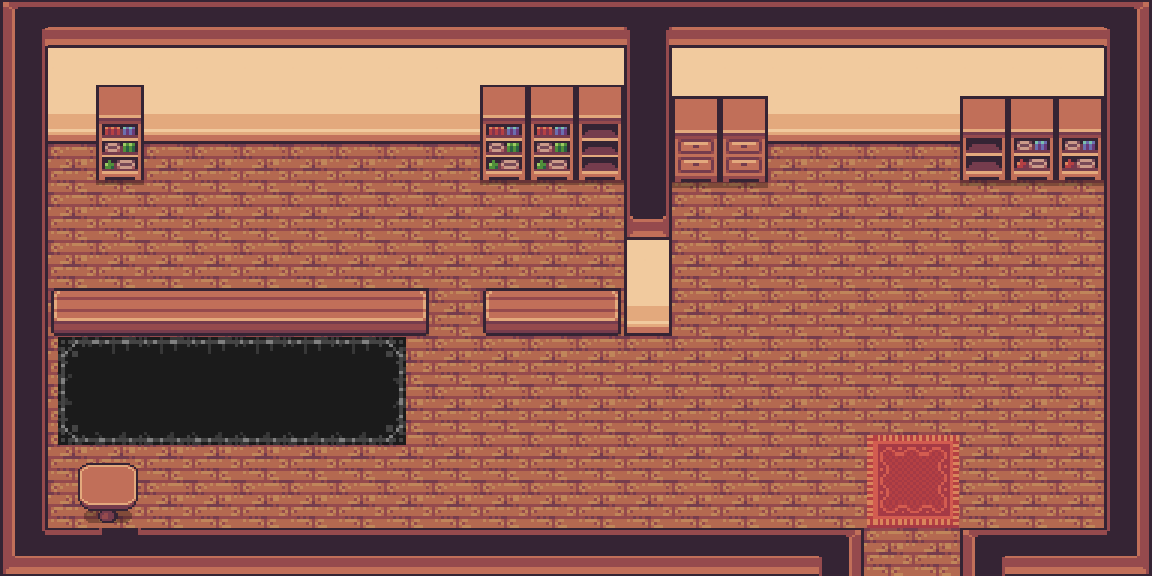

Below is a game level as drawn by its tile map, then a one-line description and the .tmx file that defines it, in full:
An orthogonal 24x12 tile map with 48x48 px tiles, 1 tile layer (Прошарок плиток 1), 2 tilesets and 22 objects.

<map version="1.10" tiledversion="1.11.2" orientation="orthogonal" renderorder="right-down" width="24" height="12" tilewidth="48" tileheight="48" infinite="0" nextlayerid="3" nextobjectid="31">
 <tileset firstgid="1" name="house" tilewidth="48" tileheight="48" tilecount="296" columns="8">
  <image source="house.png" width="384" height="1776" />
 </tileset>
 <tileset firstgid="297" name="object-shop" tilewidth="48" tileheight="48" tilecount="10" columns="10">
  <image source="object-shop.png" width="480" height="48" />
  <tile id="0">
   <properties>
    <property name="name" value="Chair" />
   </properties>
  </tile>
  <tile id="1">
   <properties>
    <property name="name" value="ShopFood" />
   </properties>
  </tile>
  <tile id="2">
   <properties>
    <property name="name" value="ShopArmor" />
   </properties>
  </tile>
  <tile id="3">
   <properties>
    <property name="name" value="ShopShield" />
   </properties>
  </tile>
  <tile id="4">
   <properties>
    <property name="name" value="ShopSword" />
   </properties>
  </tile>
  <tile id="5">
   <properties>
    <property name="name" value="ShopBow" />
   </properties>
  </tile>
  <tile id="6">
   <properties>
    <property name="name" value="ShopHeart" />
   </properties>
  </tile>
  <tile id="7">
   <properties>
    <property name="name" value="ShopArrow" />
   </properties>
  </tile>
  <tile id="8">
   <properties>
    <property name="id" value="default" />
    <property name="name" value="ShopObjects" />
   </properties>
  </tile>
  <tile id="9">
   <properties>
    <property name="id" value="default" />
    <property name="name" value="NPC" />
    <property name="text" value="Hello, World!" />
   </properties>
  </tile>
 </tileset>
 <layer id="1" name="Прошарок плиток 1" width="24" height="12">
  <data encoding="csv">
226,225,225,225,225,225,225,225,225,225,225,225,225,209,225,225,225,225,225,225,225,225,225,227,
234,37,206,37,37,37,37,37,37,37,206,206,207,210,37,37,37,37,37,37,37,37,37,235,
234,45,214,45,45,45,45,45,45,45,214,214,215,210,211,211,45,45,45,45,212,213,213,235,
234,217,222,217,217,217,217,217,217,217,222,222,223,210,219,219,216,216,217,217,220,221,221,235,
234,217,217,217,217,217,217,217,217,217,217,217,217,218,217,216,216,217,217,216,217,217,217,235,
234,217,217,217,217,217,217,217,217,217,217,217,217,193,216,217,217,217,217,217,217,217,217,235,
234,249,250,250,250,250,250,250,251,217,249,250,251,201,217,217,217,217,217,217,217,217,217,235,
234,244,245,245,245,245,245,245,246,217,217,217,217,217,217,217,217,217,217,217,217,217,217,235,
234,252,253,253,253,253,253,253,254,217,217,217,217,217,217,217,217,217,217,217,217,217,217,235,
234,230,231,261,261,261,261,261,262,217,217,217,217,217,217,217,217,217,228,229,217,217,217,235,
234,238,239,217,217,217,217,217,217,217,217,217,217,217,217,217,217,217,236,237,217,217,217,235,
242,233,202,233,233,233,233,233,233,233,233,233,233,233,233,233,233,227,217,217,226,233,233,243
</data>
 </layer>
 <objectgroup id="2" name="Прошарок об'єктів 1">
  <object id="1" x="912" y="528">
   <properties>
    <property name="name" value="Start" />
   </properties>
  </object>
  <object id="2" x="864" y="528" width="96" height="54">
   <properties>
    <property name="name" value="Outside" />
   </properties>
  </object>
  <object id="7" gid="297" x="144" y="528" width="48" height="48" />
  <object id="10" gid="299" x="48" y="336" width="48" height="48" />
  <object id="11" gid="300" x="144" y="336" width="48" height="48" />
  <object id="12" gid="301" x="240" y="336" width="48" height="48" />
  <object id="13" gid="302" x="336" y="336" width="48" height="48" />
  <object id="16" gid="304" x="576" y="336" width="48" height="48" />
  <object id="17" gid="303" x="528" y="336" width="48" height="48" />
  <object id="18" gid="298" x="480" y="336" width="48" height="48" />
  <object id="19" gid="305" x="768" y="192" width="48" height="48">
   <properties>
    <property name="id" value="box" />
   </properties>
  </object>
  <object id="20" gid="305" x="864" y="192" width="48" height="48">
   <properties>
    <property name="id" value="barrol" />
   </properties>
  </object>
  <object id="21" gid="305" x="672" y="288" width="48" height="48">
   <properties>
    <property name="id" value="bucket" />
   </properties>
  </object>
  <object id="22" gid="305" x="912" y="240" width="48" height="48" />
  <object id="23" gid="305" x="1056" y="528" width="48" height="48" />
  <object id="24" gid="305" x="1056" y="480" width="48" height="48" />
  <object id="25" gid="305" x="1008" y="528" width="48" height="48" />
  <object id="26" gid="305" x="240" y="192" width="48" height="48" />
  <object id="27" gid="305" x="48" y="240" width="48" height="48" />
  <object id="28" gid="305" x="48" y="288" width="48" height="48" />
  <object id="29" gid="305" x="48" y="192" width="48" height="48" />
  <object id="30" gid="306" x="432" y="336" width="48" height="48">
   <properties>
    <property name="id" value="ShopKeeper" />
    <property name="text" value="You're welcome to my shop! How can I help ypu?" />
   </properties>
  </object>
 </objectgroup>
</map>
